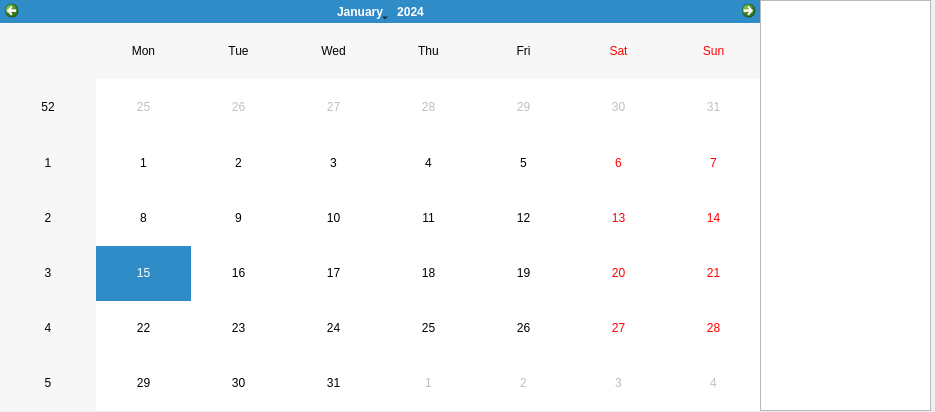
<?xml version="1.0" encoding="UTF-8"?>
<ui version="4.0">
 <class>MainWindow</class>
 <widget class="QMainWindow" name="MainWindow">
  <property name="geometry">
   <rect>
    <x>0</x>
    <y>0</y>
    <width>935</width>
    <height>412</height>
   </rect>
  </property>
  <property name="windowTitle">
   <string>MainWindow</string>
  </property>
  <widget class="QWidget" name="centralwidget">
   <widget class="QCalendarWidget" name="calendarWidget">
    <property name="geometry">
     <rect>
      <x>0</x>
      <y>0</y>
      <width>761</width>
      <height>411</height>
     </rect>
    </property>
   </widget>
   <widget class="QTextBrowser" name="textBrowser">
    <property name="geometry">
     <rect>
      <x>760</x>
      <y>0</y>
      <width>171</width>
      <height>411</height>
     </rect>
    </property>
   </widget>
  </widget>
 </widget>
 <resources/>
 <connections/>
</ui>
